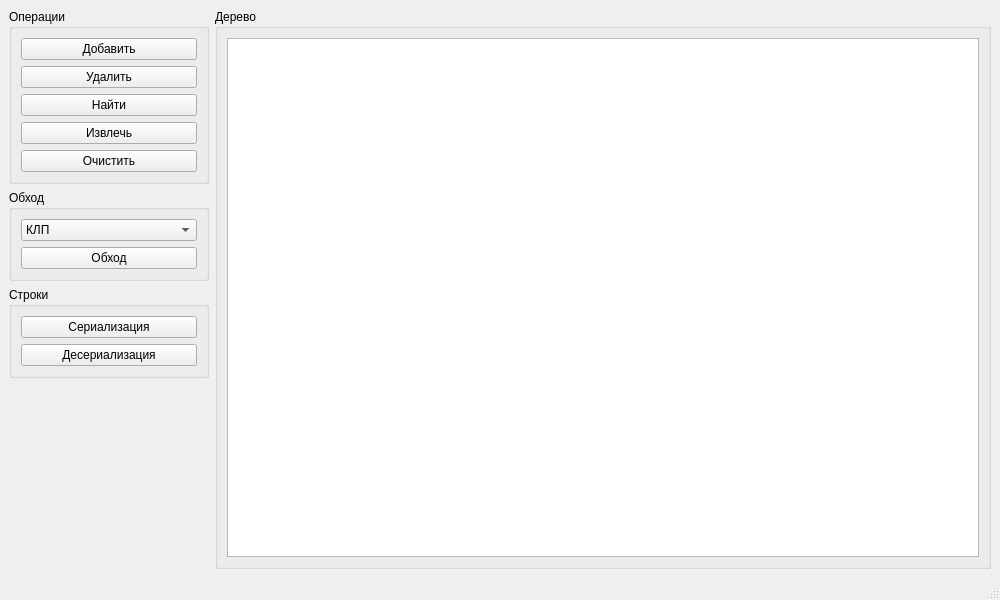
<?xml version="1.0" encoding="UTF-8"?>
<ui version="4.0">
 <class>MainWindow</class>
 <widget class="QMainWindow" name="MainWindow">
  <property name="geometry">
   <rect>
    <x>0</x>
    <y>0</y>
    <width>1000</width>
    <height>600</height>
   </rect>
  </property>
  <property name="windowTitle">
   <string>Lab 2.4</string>
  </property>
  <widget class="QWidget" name="centralwidget">
   <layout class="QHBoxLayout" name="horizontalLayout">
    <item>
     <layout class="QVBoxLayout" name="leftPanel">
      <item>
       <widget class="QGroupBox" name="treeOperationsGroup">
        <property name="minimumSize">
         <size>
          <width>200</width>
          <height>0</height>
         </size>
        </property>
        <property name="title">
         <string>Операции</string>
        </property>
        <layout class="QVBoxLayout" name="verticalLayout_3">
         <item>
          <widget class="QPushButton" name="addButton">
           <property name="text">
            <string>Добавить</string>
           </property>
          </widget>
         </item>
         <item>
          <widget class="QPushButton" name="removeButton">
           <property name="text">
            <string>Удалить</string>
           </property>
          </widget>
         </item>
         <item>
          <widget class="QPushButton" name="findButton">
           <property name="text">
            <string>Найти</string>
           </property>
          </widget>
         </item>
         <item>
          <widget class="QPushButton" name="getButton">
           <property name="text">
            <string>Извлечь</string>
           </property>
          </widget>
         </item>
         <item>
          <widget class="QPushButton" name="clearButton">
           <property name="text">
            <string>Очистить</string>
           </property>
          </widget>
         </item>
        </layout>
       </widget>
      </item>
      <item>
       <widget class="QGroupBox" name="traversalGroup">
        <property name="minimumSize">
         <size>
          <width>200</width>
          <height>0</height>
         </size>
        </property>
        <property name="title">
         <string>Обход</string>
        </property>
        <layout class="QVBoxLayout" name="verticalLayout">
         <item>
          <widget class="QComboBox" name="traverseComboBox">
           <item>
            <property name="text">
             <string>КЛП</string>
            </property>
           </item>
           <item>
            <property name="text">
             <string>КПЛ</string>
            </property>
           </item>
           <item>
            <property name="text">
             <string>ЛКП</string>
            </property>
           </item>
           <item>
            <property name="text">
             <string>ЛПК</string>
            </property>
           </item>
           <item>
            <property name="text">
             <string>ПКЛ</string>
            </property>
           </item>
           <item>
            <property name="text">
             <string>ПЛК</string>
            </property>
           </item>
          </widget>
         </item>
         <item>
          <widget class="QPushButton" name="traverseButton">
           <property name="text">
            <string>Обход</string>
           </property>
          </widget>
         </item>
        </layout>
       </widget>
      </item>
      <item>
       <widget class="QGroupBox" name="groupBox">
        <property name="minimumSize">
         <size>
          <width>200</width>
          <height>0</height>
         </size>
        </property>
        <property name="title">
         <string>Строки</string>
        </property>
        <layout class="QVBoxLayout" name="verticalLayout_4">
         <item>
          <widget class="QPushButton" name="serializeButton">
           <property name="text">
            <string>Сериализация</string>
           </property>
          </widget>
         </item>
         <item>
          <widget class="QPushButton" name="deserializeButton">
           <property name="text">
            <string>Десериализация</string>
           </property>
          </widget>
         </item>
        </layout>
       </widget>
      </item>
      <item>
       <spacer name="verticalSpacer">
        <property name="orientation">
         <enum>Qt::Orientation::Vertical</enum>
        </property>
        <property name="sizeHint" stdset="0">
         <size>
          <width>20</width>
          <height>40</height>
         </size>
        </property>
       </spacer>
      </item>
     </layout>
    </item>
    <item>
     <widget class="QGroupBox" name="visualizationGroup">
      <property name="minimumSize">
       <size>
        <width>400</width>
        <height>300</height>
       </size>
      </property>
      <property name="title">
       <string>Дерево</string>
      </property>
      <layout class="QVBoxLayout" name="verticalLayout_2">
       <item>
        <widget class="QGraphicsView" name="graphicsView"/>
       </item>
      </layout>
     </widget>
    </item>
   </layout>
  </widget>
  <widget class="QStatusBar" name="statusbar"/>
 </widget>
 <resources/>
 <connections/>
</ui>
